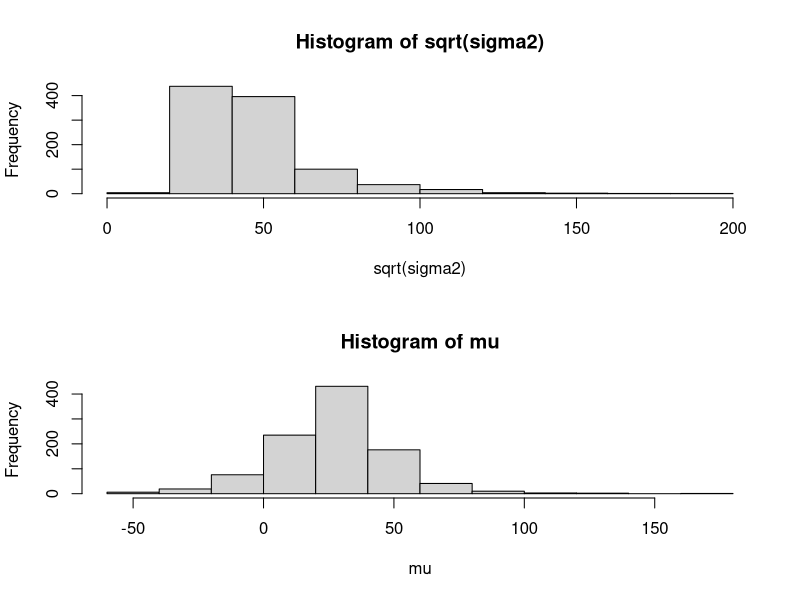
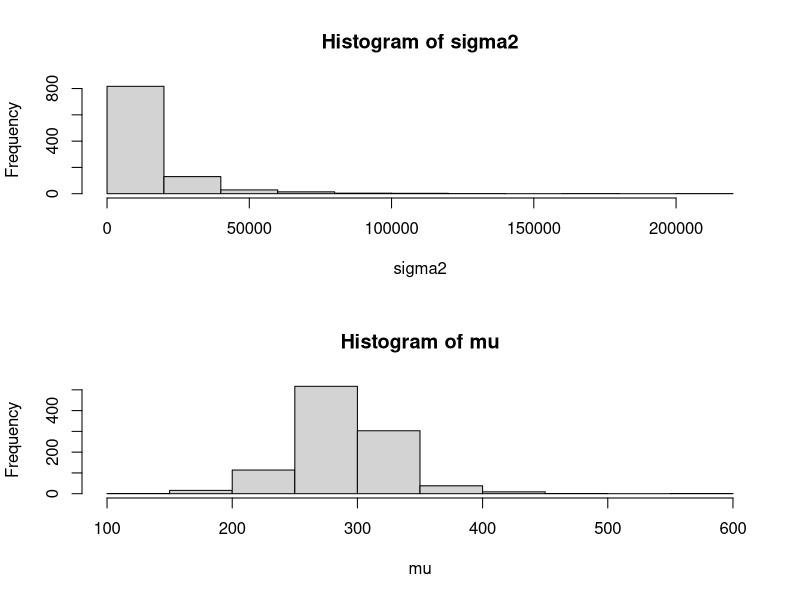
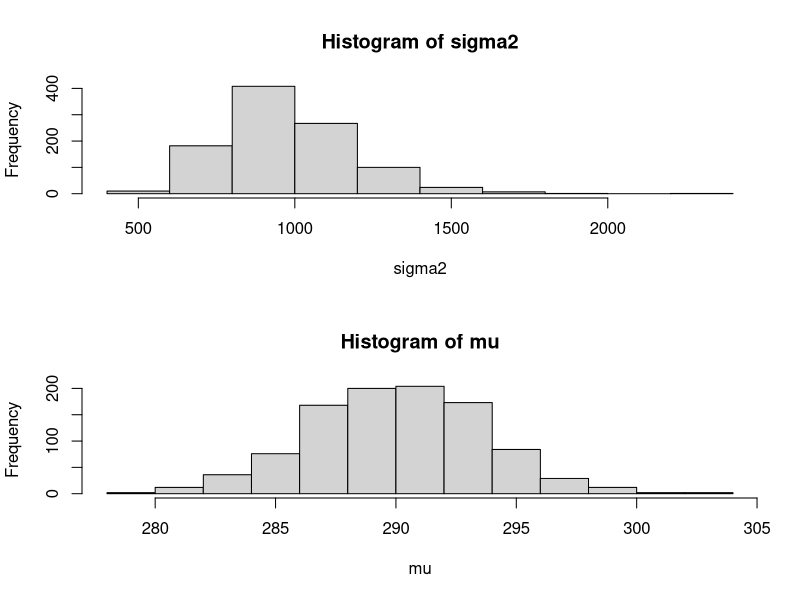
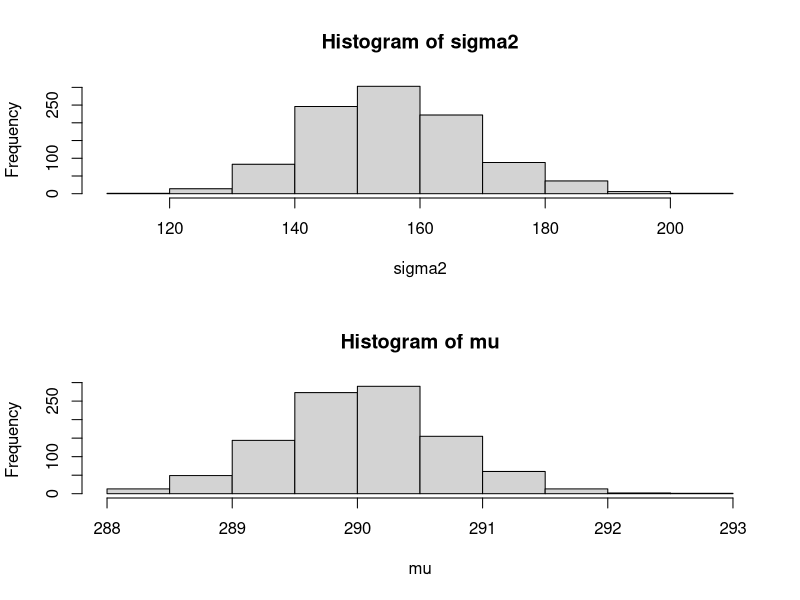
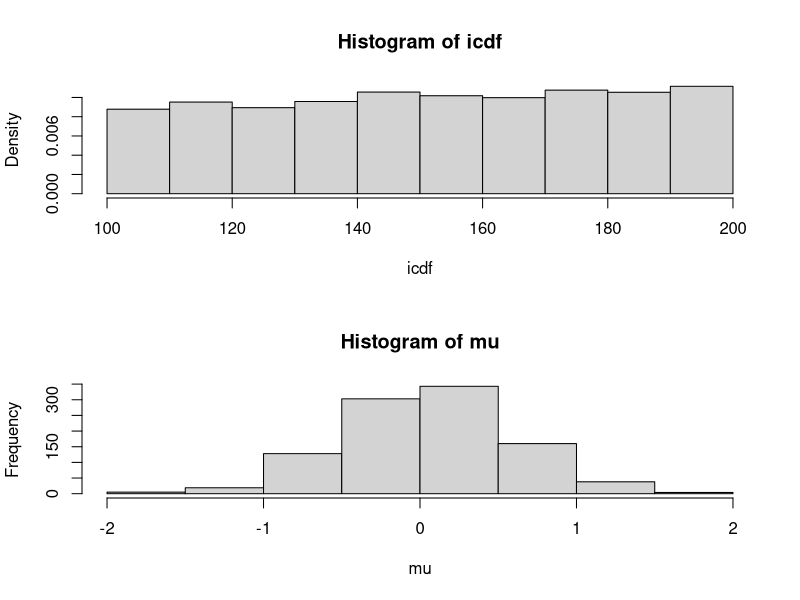
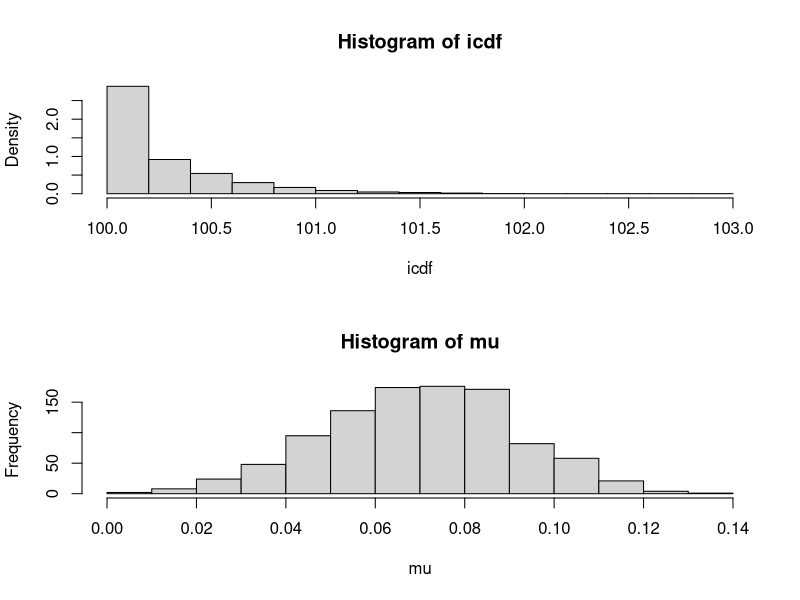

These figures' R source, in order:
# Homework 2 
# Emily Ernst

#Problem 1: Refer to Lab 4. Re-analyze Newcomb’s speed of light experiment, but this time
#using a conjugate prior for μ,σ2. For σ2, select a prior scale parameter that is in
#agreement with the sample variance and for the prior degrees of freedom, choose a value
#that, relative to the sample size, does not reflect much confidence in the prior scale.
#For μ, choose whatever values of the prior parameters seem reasonable to you, and
#justify your choices.

newcomb_data = c(28, 26, 33, 24, 34, -44, 27, 16, 40, -2,
                 29, 22, 24, 21, 25, 30, 23, 29, 31, 19,
                 24, 20, 36, 32, 36, 28, 25, 21, 28, 29,
                 37, 25, 28, 26, 30, 32, 36, 26, 30, 22,
                 36, 23, 27, 27, 28, 27, 31, 27, 26, 33,
                 26, 32, 32, 24, 39, 28, 24, 25, 32, 25,
                 29, 27, 28, 29, 16, 23)

y = newcomb_data

#degrees of freedom = 5 because less degrees of freedom decreases confidence in the data
#sigma2 and mu = based on data variance and mean because I don't have any more info than that 

S=sum((y-mean(y))^2)
n=length(y)
sigma2=S/rchisq(1000, 5)
par(mfrow=c(2,1))
hist(sqrt(sigma2))

k = 5

mu = rnorm(1000, mean = mean(y), sd = sqrt(sigma2)/sqrt(k))
hist(mu)

#Problem 2: Albert (2011) describes a dataset that includes marathon completion times
#(in minutes) for men aged 20 to 29 years who participate in the New York marathon. The
#dataset has times for 20 runners and you can access the data from R by issuing the
#commands:

library(LearnBayes)
data(marathontimes)
attach(marathontimes)

#Let y1, y2, ..., y20 denote the completion times for the 20 runners and assume that yi ∼
#N(μ,σ2), where both μ and σ2 are unknown. Use a conjugate prior for μ,σ2 and select
#values for the prior parameters which you think are good choices. Justify those choices.
#Carry out a test of sensitivity to the prior by setting ν0, κ0 at three different values
#reflecting low, medium and high confidence in your prior guesses for μ,σ2.

x = marathontimes$time

#mean and variance are based on the data again because I have no other data to compare to

#Low

S=sum((x-mean(x))^2)
n=length(x)
sigma2=S/rchisq(1000, 5)

k = 10

mu = rnorm(1000, mean = mean(290), sd = sqrt(sigma2)/sqrt(k))

par(mfrow=c(2,1))
hist(sigma2)
hist(mu)


#Medium

S=sum((x-mean(x))^2)
n=length(x)
sigma2=S/rchisq(1000, 50)

k = 70

mu = rnorm(1000, mean = mean(290), sd = sqrt(sigma2)/sqrt(k))

par(mfrow=c(2,1))
hist(sigma2)
hist(mu)

#High

S=sum((x-mean(x))^2)
n=length(x)
sigma2=S/rchisq(1000, 300)

k = 350

mu = rnorm(1000, mean = mean(290), sd = sqrt(sigma2)/sqrt(k))

par(mfrow=c(2,1))
hist(sigma2)
hist(mu)

#Problem 3: Revisit the football scores example, where now we consider non-conjugate
#prior distributions for μ, σ2 (see Notes, pp 27-33). We wish to obtain the posterior
#distributions for the two parameters μ,σ2, and we do so under two different priors.

#3.a First choose a standard non-informative prior for μ, σ2, with p(μ, σ2) ∝ σ−2.
#Approximate the posterior distribution of μ, σ2 by first drawing values of σ2 from its
#marginal posterior distribution p(σ2|y) using the inverse CDF method (see Notes, p. 33)
#and then drawing values of μ from its conditional posterior distribution p(μ|σ2,y). Draw
#histograms of the posterior distributions of μ and of σ2.

data("footballscores")
attach(footballscores)

z = favorite - underdog - spread

par(mfrow=c(2,1))

sig2 = seq(from=100, to=200, length=1000)

nu0 = 0
n = length(z)
nun = nu0

S=sum((z-mean(z))^2)
n=length(z)
sigma2n=S/rchisq(1000, n-1)

p=seq(from=0, to=1, length=length(sig2))
lp = p 
for(i in 1:length(lp)){
  lp[i] = -(nun+1)*log(sig2[i]) - sigma2n/sig2[i]
}

p <- exp(lp - max(lp))
p <- p/sum(p)

cdf <- cumsum(p)

u <- runif(5000)
icdf <- rep(0,5000)
for (i in 1:5000) {
  icdf[i] <- sig2[1]
  for (j in 1:1000) {
    if (cdf[j] < u[i]) icdf[i] <- sig2[j]
  }
}

hist(icdf,freq=F)

mu = rnorm(1000, mean = mean(z), sd = sqrt(sigma2n)/sqrt(n))
hist(mu)

#3.b Consider now a non-conjugate prior for μ, σ2 of the form 
#p(μ, σ2) = p(μ)p(σ2) = N(μ|μ0, τ02)Inv − χ2(ν0, σ02)
#for some reasonable choices of μ0,τ02,ν0,σ02. Implement the inverse CDF method to draw
#values from the marginal posterior distribution of σ2, and given those draws, generate
#values of μ from its conditional posterior distribution, as in part [3.a].

sig2 = seq(from=100, to=200, length=1000)

nu0 = 600
n = length(z)
nun = nu0 + 0.5*n

sigma20 = 200
sigma2n = sigma20 + 0.5*(n-1)*var(z) + 0.5*n*mean(z)*mean(z)/(n)

p=seq(from=0, to=1, length=length(sig2))
lp = p 
for(i in 1:length(lp)){
  lp[i] = -(nun+1)*log(sig2[i]) - sigma2n/sig2[i]
}

p <- exp(lp - max(lp))
p <- p/sum(p)

cdf <- cumsum(p)

u <- runif(5000)
icdf <- rep(0,5000)
for (i in 1:5000) {
  icdf[i] <- sig2[1]
  for (j in 1:1000) {
    if (cdf[j] < u[i]) icdf[i] <- sig2[j]
  }
}

hist(icdf,freq=F)

tau0 = 250
taun = 1/((1/tau0)+(n/sigma20))

mu0 = 0
mun = ((1/tau0)*mu0) + ((n/sigma20)*mean(z))/((1/taun)+(n/sigma2n))

mu = rnorm(1000, mean = mean(mun), sd = sqrt(taun)/sqrt(n))
hist(mu)
